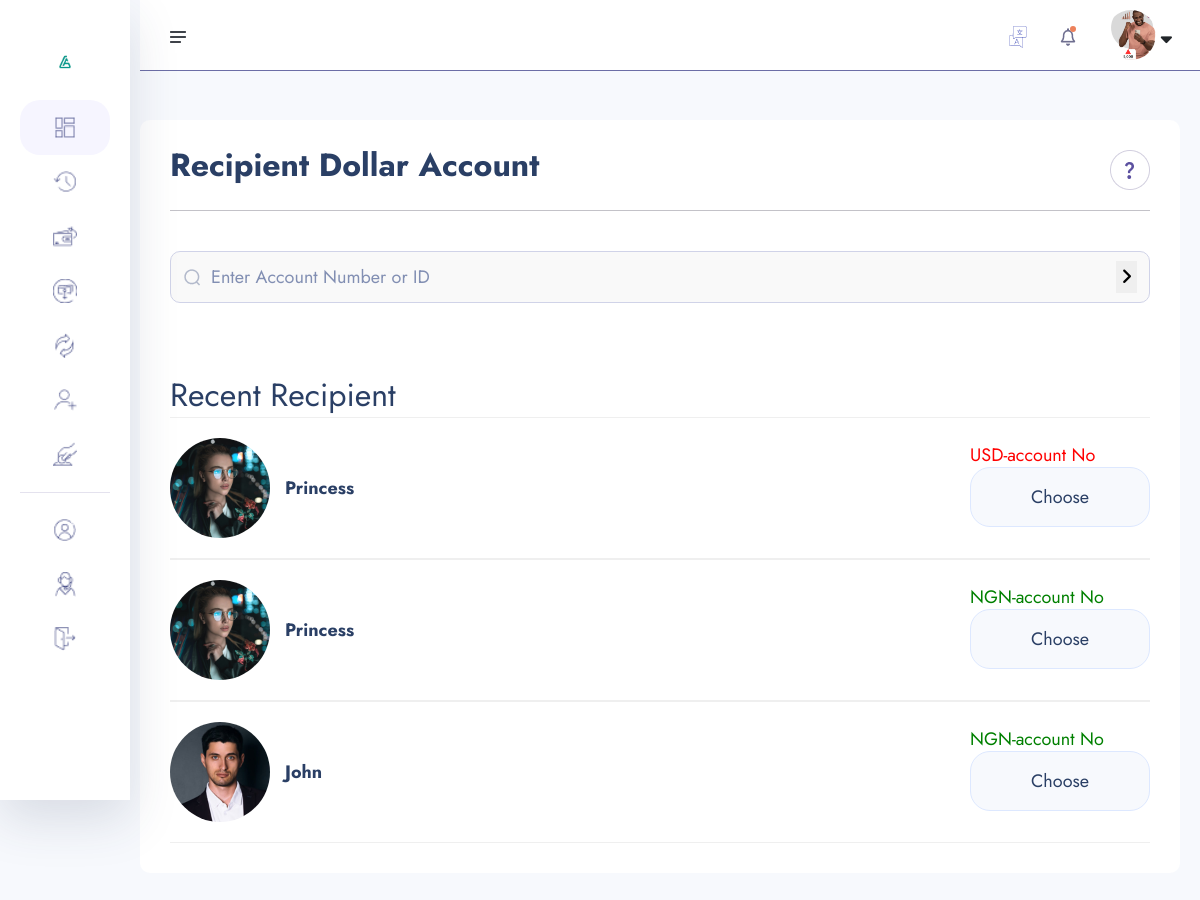
The page /search-dollar-account/ (signed in) on the database its author committed.
### userauths/models.py (models this page shows, shortened)
class User(AbstractUser):
    username= models.CharField(max_length=100)
    email = models.EmailField(unique=True)
    is_staff = models.BooleanField(default=False)
    is_superuser = models.BooleanField(default=False)
    USERNAME_FIELD = 'email'
    REQUIRED_FIELDS=['username']

### account/models.py (models this page shows, shortened)
class KYC(models.Model):
    id = models.UUIDField(primary_key=True, unique=True, default=uuid.uuid4, editable=False)
    user = models.OneToOneField(User, on_delete=models.CASCADE)
    account = models.OneToOneField(Account, on_delete=models.CASCADE, null=True, blank=True)
    full_name = models.CharField(max_length=1000)
    image = models.ImageField(upload_to="kyc", default="default.jpg")
    marital_status = models.CharField(choices=MARITAL_STATUS, max_length=10)
    gender = models.CharField(choices=GENDER, max_length=10)
    identity_type = models.CharField(choices=IDENTITY_TYPE, max_length=140)
    identity_image = models.ImageField(upload_to="kyc", null=True, blank=True)
    date_of_birth = models.DateTimeField(auto_now_add=False)
    country = models.CharField(max_length=100)
    state = models.CharField(max_length=100)
    city = models.CharField(max_length=100)
    mobile = models.CharField(max_length=1000)
    bvn = models.CharField(max_length=10)
    date = models.DateTimeField(auto_now_add=True)
    class Meta:
        ordering = ['-date']

### core/models.py (models this page shows, shortened)
class Recipient(models.Model):
    user = models.ForeignKey(User, on_delete=models.SET_NULL, null=True)
    kyc = models.ForeignKey('account.KYC', on_delete=models.CASCADE, null=True, blank=True)  # Add this line
    full_name = models.CharField(max_length=100, default=0)
    rit = ShortUUIDField(length=10, max_length=25)
    r_number = ShortUUIDField(default=0, length=10, max_length=25)
    date = models.DateTimeField(auto_now_add=True)
    account_type = models.CharField(max_length=10, choices=[('USD', 'Dollar'), ('NGN', 'Naira')], default='NGN')
    class Meta:
        unique_together = ('kyc', 'account_type')

### core/transfer.py (the view)
# urls.py: path("search-dollar-account/", transfer.search_dollarusers, name="search-dollar-account" ),
@login_required
def search_dollarusers(request):
    account = DollarAccount.objects.all()
    query=request.POST.get("account_number")
    recipients = Recipient.objects.filter(user=request.user).select_related('user__kyc')
    if query:
        account = account.filter(
            Q(dollar_number=query)|
            Q(dollar_id=query)
        ).distinct()
    context ={
        "account":account,
        "query":query,
         "recipients":recipients,
    }
    return render(request, "transfer/search-user-by-dollar-number.html", context)

### core/context_processor.py (called while the page is built)
def default(request):
    if not request.user.is_authenticated:
        return {}
    try:
        kyc = KYC.objects.get(user=request.user)
    except KYC.DoesNotExist:
        kyc = None
    try:
        account = Account.objects.get(user=request.user)
    except Account.DoesNotExist:
        account = None
    try:
        notifications = Notification.objects.filter(user=request.user).order_by("-id")[:10]
    except:
        notifications = None
    return {
        "kyc": kyc,
        "account": account,
        "notifications":notifications,
    }

### templates/transfer/search-user-by-dollar-number.html (shortened to what this page needs)
{% extends "include/dashboard-base.html" %}
{% load static %}
{% block content %}
    <section class="dashboard-section body-collapse pay step">
        <div class="overlay pt-120">
            <div class="container-fruid">
                <div class="main-content">
                    <div class="head-area d-flex align-items-center justify-content-between">
                        <h4>Recipient Dollar Account</h4>
                        <div class="icon-area">
                            <img src="{% static 'assets1/images/icon/support-icon.png' %}" alt="icon">
                        </div>
                    </div>
                    <form  class="flex-fill" method="POST">
                        <div class="form-group d-flex align-items-center">
                            <img src="{% static 'assets1/images/icon/search.png' %}" alt="icon">
                            <input type="text" name="account_number" placeholder="Enter Account Number or ID">
                            <button type="submit"><i class="fas fa-angle-right"></i></button>
                        </div>
                    </form>
                    <br><br>
                    <h4>Recent Recipient</h4>
                    {% for r in recipients %}
                    <div class="user-select">
                        <div class="single-user">
                            <div class="left d-flex align-items-center">
                                <div class="img-area">
                                    <img src="{{ r.kyc.image.url }}" style="width: 100px; height: 100px; border-radius: 50%; object-fit: cover;"  alt="image">
                                </div>
                                <div class="text-area">
                                    <p>{{ r.full_name|title }}</p>
                                </div>
                            </div>
                            <div class="right">
                                {% if r.account_type == 'USD' %}
                                <h6 style="color: red;">USD-account No</h6>
                                <a href="{% url 'core:amount-dollar-transfer' r.r_number  %}">Choose</a>
                                {% elif r.account_type == 'NGN' %}
                                <h6 style="color: green;">NGN-account No</h6>
                                <a href="{% url 'core:amount-transfer' r.r_number  %}">Choose</a>
                                {% endif %}
                            </div>
                        </div>
                    </div>
                    {% empty %}
                <li>No recipients found.</li>
            {% endfor %}
                </div>
            </div>
        </div>
    </section>
{% endblock content %}

### templates/include/dashboard-base.html (shortened to what this page needs)
{% load static%}
{% load humanize %}
<!doctype html>
<html lang="en">
<head>
    <link rel="stylesheet" href="{% static 'assets1/css/bootstrap.min.css' %}">
    <link rel="stylesheet" href="{% static 'assets1/css/fontawesome.min.css' %}">
    <link rel="stylesheet" href="{% static 'assets1/css/jquery-ui.css' %}">
    <link rel="stylesheet" href="{% static 'assets1/css/plugin/apexcharts.css' %}">
    <link rel="stylesheet" href="{% static 'assets1/css/plugin/nice-select.css' %}">
    <link rel="stylesheet" href="{% static 'assets1/css/arafat-font.css' %}">
    <link rel="stylesheet" href="{% static 'assets1/css/plugin/animate.css' %}">
    <link rel="stylesheet" href="{% static 'assets1/css/style.css' %}">
</head>
<body>
    <header class="header-section body-collapse">
        <div class="overlay">
            <div class="container-fruid">
                <div class="row d-flex header-area">
                    <div class="navbar-area d-flex align-items-center justify-content-between">
                        <div class="sidebar-icon">
                            <img src="{% static 'assets1/images/icon/menu.png' %}" alt="icon">
                        </div>
                        <div class="dashboard-nav">
                            <div class="single-item language-area">
                                <div class="language-btn">
                                    <img src="{% static 'assets1/images/icon/lang.png' %}" alt="icon">
                                </div>
                            </div>
                            <div class="single-item notifications-area">
                                <div class="notifications-btn">
                                    <img src="{% static 'assets1/images/icon/bell.png' %}" class="bell-icon" alt="icon">
                                </div>
                            </div>
                            <div class="single-item user-area">
                                <div class="profile-area d-flex align-items-center">
                                    <span class="user-profile">
                                        {% if request.user.kyc.image.url %}
                                        <img style="width: 50px; height: 50px; border-radius: 50%; object-fit: cover;" src="{{ request.user.kyc.image.url }}" alt="image">
                                    {% else %}
                                        <img src="{% static 'assets1/images/default.jpg' %}"  style="width: 50px; height: 50px; border-radius: 50%; object-fit: cover;" alt="">
                                    {% endif %}
                                    </span>
                                    <i class="fa-solid fa-sort-down"></i>
                                </div>
                            </div>
                        </div>
                    </div>
                    <div class="sidebar-wrapper">
                        <div class="sidebar-logo">
                            <a href="{% url 'account:dashboard' %}"><img src="{% static 'assets1/images/D439F406-D88B-4315-A629-3598C91E00A1-removebg-preview.png' %}" alt="logo" style="margin-bottom: -30px;"></a>
                        </div>
                        <ul>
                            <li class="active">
                                <a href="{% url 'account:dashboard' %}">
                                    <img src="{% static 'assets1/images/icon/dashboard.png' %}" alt="Dashboard"> <span>Dashboard</span>
                                </a>
                            </li>
                            <li>
                                <a href="{% url 'core:transactions' %}">
                                    <img src="{% static 'assets1/images/icon/transactions.png' %}" alt="Transactions"> <span>Transactions</span>
                                </a>
                            </li>
                            <li>
                                <a href="{% url 'core:pay' %}">
                                    <img src="{% static 'assets1/images/icon/pay.png' %}" alt="Pay"> <span>Pay</span>
                                </a>
                            </li>
                            <li>
                                <a href="{% url 'core:request-search-account' %}">
                                    <img src="{% static 'assets1/images/icon/receive.png' %}" alt="Receive"> <span>Request</span>
                                </a>
                            </li>
                            <li>
                                <a href="{% url 'core:money_exchange' %}">
                                    <img src="{% static 'assets1/images/icon/exchange.png' %}" alt="Exchange"> <span>Exchange</span>
                                </a>
                            </li>
                            <li>
                                <a href="{% url 'core:recipient' %}">
                                    <img src="{% static 'assets1/images/icon/recipients.png' %}" alt="Recipients"> <span>Recipients</span>
                                </a>
                            </li>
                            <li>
                                <a href="{% url 'account:savings'%}">
                                    <img src="{% static 'assets1/images/icon/deposit.png' %}" alt="Deposit"> <span>Deposit Money</span>
                                </a>
                            </li>
                        </ul>
                        <ul class="bottom-item">
                            <li>
                                <a href="{% url 'account:account' %}">
                                    <img src="{% static 'assets1/images/icon/account.png' %}" alt="Account"> <span>Account</span>
                                </a>
                            </li>
                            <li>
                                <a href="javascript:void(0)">
                                    <img src="{% static 'assets1/images/icon/support.png' %}" alt="Support"> <span>Support</span>
                                </a>
                            </li>
                            <li>
                                <a href="{% url 'userauths:sign-out'%}">
                                    <img src="{% static 'assets1/images/icon/quit.png' %}" alt="Quit"> <span>Quit</span>
                                </a>
                            </li>
                        </ul>
                        <div class="pt-120">
                        </div>
                    </div>
                </div>
            </div>
        </div>
    </header>
    {% block content %}
    {% endblock content%}
</body>
</html>

### rows shown on the page
User: user.kyc.image (picture)
Recipient: kyc.image (picture), full_name "Princess", account_type "USD-account No"
Recipient: kyc.image (picture), full_name "Princess", account_type "NGN-account No"
Recipient: kyc.image (picture), full_name "John", account_type "NGN-account No"
